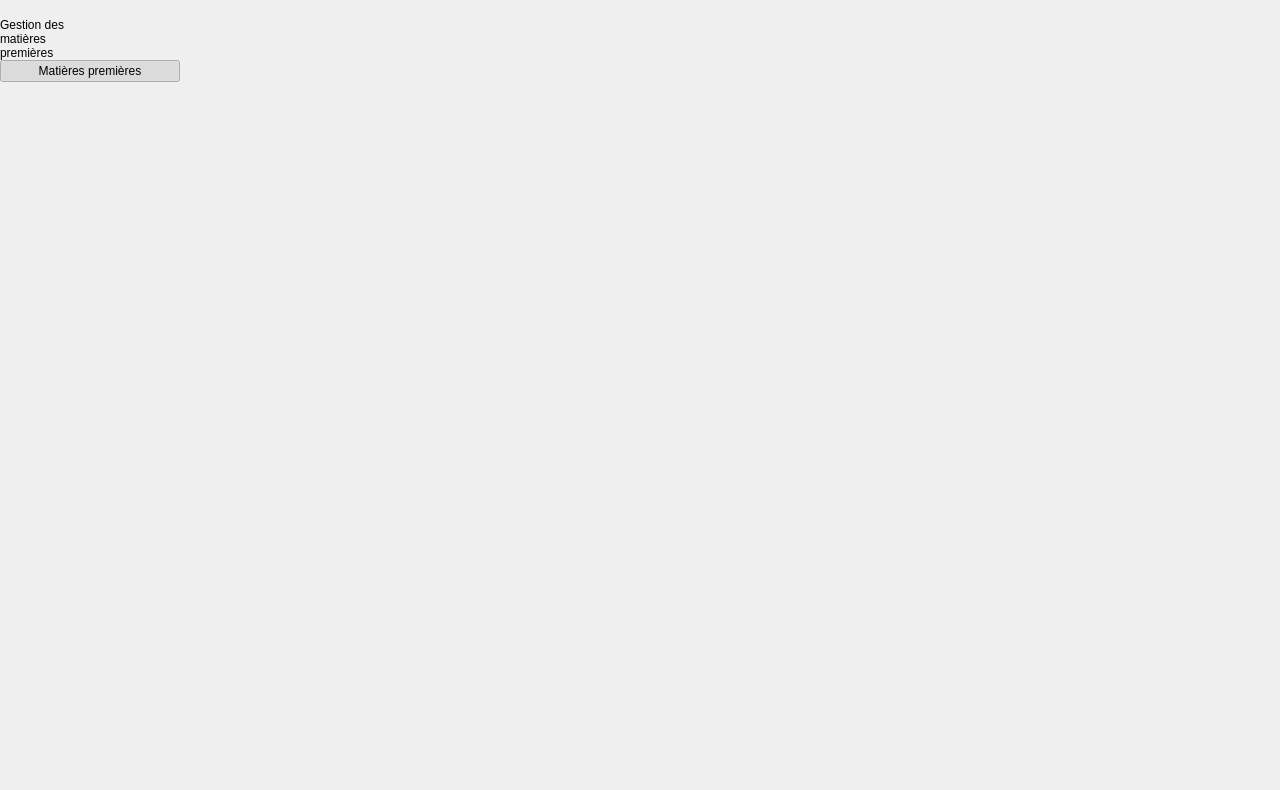
<?xml version="1.0" encoding="UTF-8"?>
<ui version="4.0">
 <class>MainWindow</class>
 <widget class="QMainWindow" name="MainWindow">
  <property name="geometry">
   <rect>
    <x>0</x>
    <y>0</y>
    <width>1280</width>
    <height>790</height>
   </rect>
  </property>
  <property name="windowTitle">
   <string>Gestion des matières premières</string>
  </property>
  <widget class="QWidget" name="centralwidget">
   <layout class="QHBoxLayout" name="rootLayout">
    <property name="spacing">
     <number>0</number>
    </property>
    <property name="leftMargin">
     <number>0</number>
    </property>
    <property name="topMargin">
     <number>0</number>
    </property>
    <property name="rightMargin">
     <number>0</number>
    </property>
    <property name="bottomMargin">
     <number>0</number>
    </property>
    <item>
     <widget class="QFrame" name="sidebar">
      <property name="minimumSize">
       <size>
        <width>180</width>
        <height>0</height>
       </size>
      </property>
      <property name="maximumSize">
       <size>
        <width>180</width>
        <height>16777215</height>
       </size>
      </property>
      <layout class="QVBoxLayout" name="sidebarLayout">
       <property name="spacing">
        <number>0</number>
       </property>
       <property name="leftMargin">
        <number>0</number>
       </property>
       <property name="topMargin">
        <number>18</number>
       </property>
       <property name="rightMargin">
        <number>0</number>
       </property>
       <property name="bottomMargin">
        <number>12</number>
       </property>
       <item>
        <widget class="QLabel" name="brand">
         <property name="text">
          <string>Gestion des
matières
premières</string>
         </property>
        </widget>
       </item>
       <item>
        <widget class="QPushButton" name="navMaterials">
         <property name="text">
          <string>Matières premières</string>
         </property>
         <property name="checkable">
          <bool>true</bool>
         </property>
         <property name="checked">
          <bool>true</bool>
         </property>
         <property name="autoExclusive">
          <bool>true</bool>
         </property>
        </widget>
       </item>
       <item>
        <spacer name="sidebarSpacer">
         <property name="orientation">
          <enum>Qt::Vertical</enum>
         </property>
         <property name="sizeHint" stdset="0">
          <size>
           <width>20</width>
           <height>40</height>
          </size>
         </property>
        </spacer>
       </item>
      </layout>
     </widget>
    </item>
    <item>
     <widget class="QStackedWidget" name="stack"/>
    </item>
   </layout>
  </widget>
 </widget>
 <resources/>
 <connections/>
</ui>
